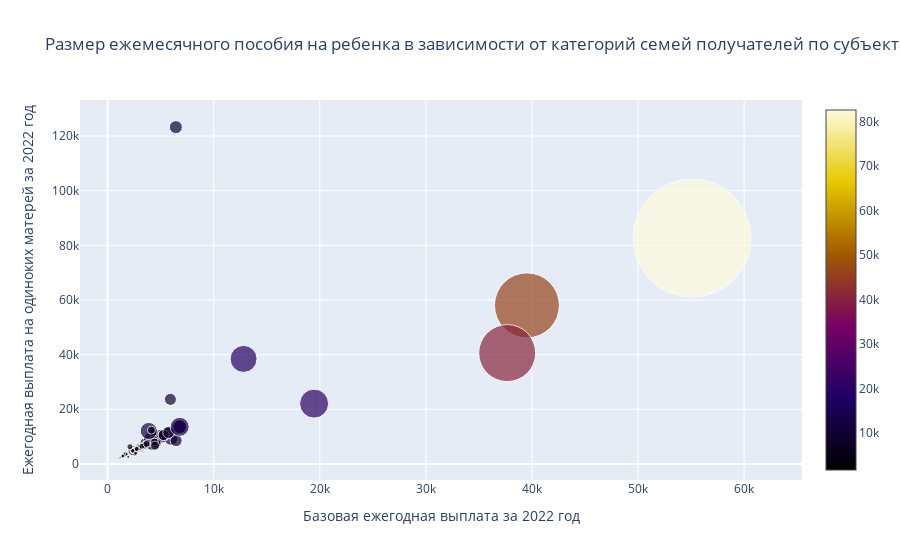

Here is the notebook cell this chart was saved with:
### Code cell
trace_3 = fr.Scatter(x = new_df_clean['Базовый.2022г. Ежегодная выплата'], 
                    y = new_df_clean['2022.На одиноких матерей Ежегодная выплата'], 
                    mode = 'markers', 
                    marker = dict(size = new_df_clean['2022.На детей военнослужающих по призыву Ежегодная выплата']//700, 
                                 color = new_df_clean['2022.На детей, родители которых уклоняются от уплаты алиментов Ежегодная выплата'], 
                                 opacity = 0.7, 
                                 colorscale = 'Electric',
                                 showscale = True),
                    text = new_df_clean['Субъект'], 
                    hovertemplate = 
                    '<b>%{text}</b>' +
                    '<br>Базовая ежегодная выплата за 2022 год: %{x}' +
                    '<br>Ежегодная выплата на одиноких матерей за 2022 год: %{y}' +
                    '<br>Ежегод. выплата на детей, родители которых уклоняются от алиментов за 2022 год: %{marker.color}' +
                    '<br>Ежегод. выплата на детей военнослуж. по призыву за 2022 год: %{marker.size}',
                    name = '')
layout = fr.Layout(title = 'Размер ежемесячного пособия на ребенка в зависимости от категорий семей получателей по субъектам РФ',
                  xaxis = {'title': 'Базовая ежегодная выплата за 2022 год', 'gridwidth': 1},
                  yaxis = {'title': 'Ежегодная выплата на одиноких матерей за 2022 год', 'gridwidth': 1})

fig = fr.Figure(data = [trace_3], layout = layout)
fig

### Figure 1 — Plotly figure (JSON) as saved in the notebook; plotly's stock layout.template omitted (floating-point values rounded to 4 significant figures)
{"data": [{"hovertemplate": "<b>%{text}</b><br>Базовая ежегодная выплата за 2022 год: %{x}<br>Ежегодная выплата на одиноких матерей за 2022 год: %{y}<br>Ежегод. выплата на детей, родители которых уклоняются от алиментов за 2022 год: %{marker.color}<br>Ежегод. выплата на детей военнослуж. по призыву за 2022 год: %{marker.size}", "marker": {"color": [20532, 6288, 9648, 5964, 5316, 4800, 2076, 3540, 13104, 46068, 6984, 4200, 4944, 6024, 7908, 8520, 82644, 2592, 20760, 10008, 2340, 2700, 6000, 10188, 4800, 4704, 40572, 2520, 4740, 4008, 8448, 8496, 4020, 1800, 2304, 3516, 2700, 3708, 7908, 4200, 3876, 2160, 6480, 3612, 4428, 3600, 1800, 7920, 8736, 4680, 8640, 3600, 5676, 10212, 7584, 5196, 1620, 4104, 3156, 4872, 6216, 6696, 12048, 3084, 3444, 4104, 13572, 6192, 5496, 19212, 8880, 2160], "colorscale": [[0, "rgb(0,0,0)"], [0.2, "rgb(30,0,100)"], [0.4, "rgb(120,0,100)"], [0.6, "rgb(160,90,0)"], [0.8, "rgb(230,200,0)"], [1, "rgb(255,250,220)"]], "opacity": 0.7, "showscale": true, "size": [14, 8, 13, 8, 7, 10, 3, 5, 14, 65, 9, 6, 7, 8, 11, 12, 118, 3, 29, 14, 3, 3, 8, 14, 6, 6, 57, 3, 6, 5, 19, 12, 5, 2, 3, 5, 3, 5, 11, 6, 5, 3, 9, 6, 6, 5, 2, 11, 9, 6, 12, 5, 8, 14, 10, 7, 2, 5, 6, 6, 8, 9, 17, 4, 4, 5, 19, 8, 7, 27, 12, 4]}, "mode": "markers", "name": "", "text": ["Белгородская область", "Брянская область", "Владимирская область", "Воронежская область", "Ивановская область", "Калужская область1)", "Костромская область", "Курская область", "Липецкая область1)", "Московская область1)", "Орловская область2)", "Смоленская область", "Тамбовская область", "Тверская область", "Тульская область", "Ярославская область 1)", "г. Москва ", "Республика Карелия", "Республика Коми1)", "  Ненецкий автономный округ", "  Архангельская область без\nавтономного округа", "Вологодская область", "Калининградская область", "Мурманская область", "Новгородская область", "Псковская область", "г. Санкт-Петербург2)", "Республика Адыгея", "Республика Калмыкия", "Краснодарский край", "Волгоградская область", "Ростовская область", "Республика Дагестан", "Республика Ингушетия", "Кабардино-Балкарская\nРеспублика", "Карачаево-Черкесская\nРеспублика", "Республика Северная\nОсетия-Алания", "Чеченская Республика", "Ставропольский край", "Республика Башкортостан", "Республика Марий Эл", "Республика Мордовия", "Республика Татарстан", "Удмуртская Республика", "Чувашская Республика6)", "Пермский край", "Нижегородская область", "Оренбургская область", "Пензенская область", "Самарская область3)", "Саратовская область", "Ульяновская область", "Курганская область", "Свердловская область", "  Тюменская область без\nавтономных округов", "Челябинская область", "Республика Алтай", "Республика Хакасия", "Алтайский край", "Иркутская область", "Кемеровская область", "Новосибирская область", "Омская область", "Томская область1)", "   Республика Бурятия", "Забайкальский край", "Камчатский край", "Приморский край", "Амурская область", "Магаданская область1)", "Сахалинская область", "Еврейская автономная область"], "type": "scatter", "x": [4656, 4188, 6432, 3972, 3540, 2400, 1380, 2352, 5964, 39528, 3492, 2796, 2640, 3012, 5268, 6456, 55104, 1944, 19464, 6672, 1560, 1800, 3000, 5088, 2400, 3132, 37668, 1680, 3168, 2772, 4236, 5664, 2676, 1200, 1536, 1656, 1800, 2472, 5268, 2808, 2580, 1440, 4344, 2412, 2952, 2400, 1200, 5280, 4368, 3480, 5760, 2400, 3780, 6804, 4548, 3468, 1080, 2736, 2100, 3240, 4404, 4464, 3876, 2568, 2640, 2736, 6792, 4128, 3660, 12816, 5916, 1440], "y": [9300, 8376, 123264, 7956, 7092, 4800, 2760, 4716, 9408, 58020, 7860, 5604, 4944, 6024, 10548, 8520, 82644, 2592, 22068, 13344, 3120, 3600, 6000, 10188, 4800, 6264, 40572, 3372, 6324, 5424, 8448, 11328, 5352, 2400, 3072, 3516, 3600, 4944, 10536, 5604, 5160, 2880, 11460, 4824, 5880, 4800, 2400, 10560, 8736, 6360, 11520, 4800, 7572, 13620, 7584, 6936, 2160, 5472, 6300, 6492, 8028, 6696, 12048, 3624, 3924, 5472, 13572, 12372, 7320, 38436, 23628, 2880]}], "layout": {"title": {"text": "Размер ежемесячного пособия на ребенка в зависимости от категорий семей получателей по субъектам РФ"}, "xaxis": {"gridwidth": 1, "title": {"text": "Базовая ежегодная выплата за 2022 год"}}, "yaxis": {"gridwidth": 1, "title": {"text": "Ежегодная выплата на одиноких матерей за 2022 год"}}}}
